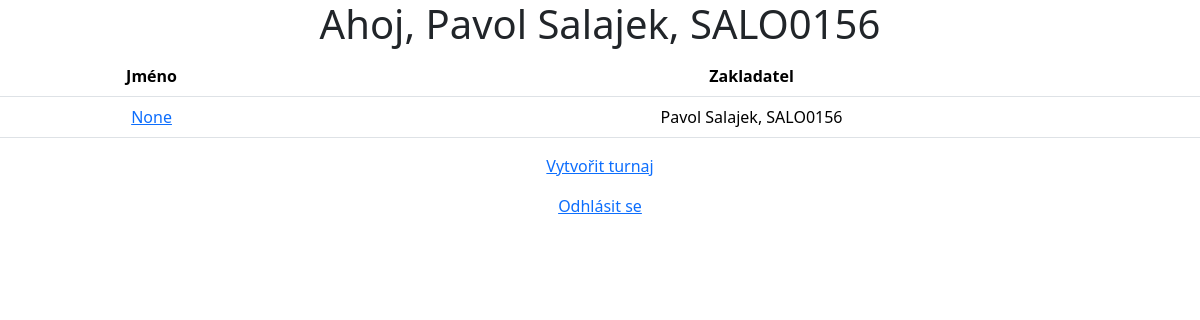
The app's page /founderMainWindow/1, older data.
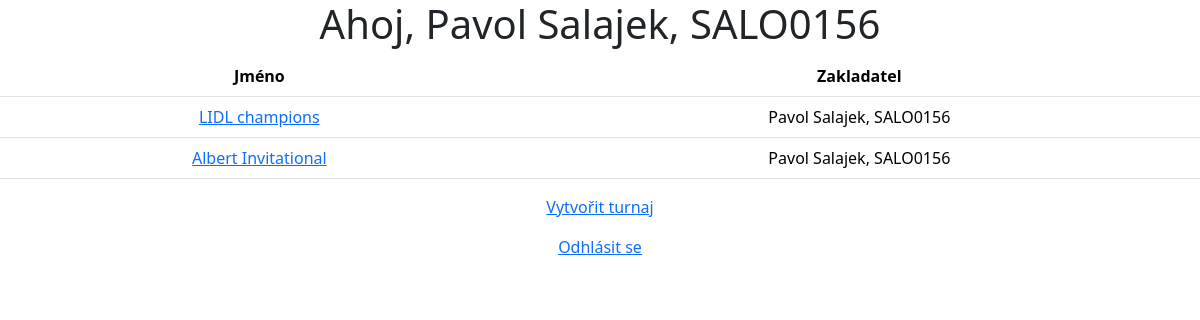
The same page, newer data.
### Tournaments/models.py (models this page shows, shortened)
class Tournament(models.Model):
    name = models.CharField(max_length=30, null=True)
    max_teams = models.IntegerField(null=True)
    start_time = models.DateTimeField(null=True)
    founder = models.ForeignKey(Founder, on_delete=models.CASCADE)
    teams = models.ManyToManyField(Team)

class Founder(models.Model):
    fname = models.CharField(max_length = 50)
    lname = models.CharField(max_length = 50)
    username = models.CharField(max_length = 20)
    password = models.CharField(max_length = 100)
    def __str__(self):
        return f'{self.fname} {self.lname}, {self.username}'

### Tournaments/views.py (the view)
# urls.py: path('founderMainWindow/<int:founder_id>', views.founderMainWindow, name='founderMainWindow'),
def founderMainWindow(request, founder_id):
    founder = Founder.objects.filter(id = founder_id).first()
    tournaments = Tournament.objects.filter(founder = founder).all()
    return render(request, 'founderMainWindow.html', {'founder': founder, 'tournaments': tournaments})

### templates/founderMainWindow.html (shortened to what this page needs)
<!DOCTYPE html>
<html>
    <head>
        {% load django_bootstrap5 %}
        {% bootstrap_css %}
    </head>
    <body>
        <div style="text-align: center;">
            <h1>Ahoj, {{ founder }}</h1>
            <div class="table-responsive-sm">
                <table class="table">
                    <tr>
                        <th scope="col">Jméno</th>
                        <th scope="col">Zakladatel</th>
                    </tr>
                    {% for tournament in tournaments%}
                        <tr>
                            <td><a href="{% url 'tournamentWindow' founder_id=founder.id tournament_id=tournament.id %}">{{tournament.name}}</a></td>
                            <td>{{tournament.founder}}</td>
                        </tr>
                    {%endfor%}
                </table>
            </div>
            <p><a href="{% url 'createTournament' founder.id %}">Vytvořit turnaj</a></p>
            <p><a href="{% url 'founderLogin' %}">Odhlásit se</a></p>
        </div>
    </body>
</html>

Row changes from the older to the newer data that the page shows:
changed Tournament: name "None" → "LIDL champions"
added Tournament: name "Albert Invitational", founder "Pavol Salajek, SALO0156"
